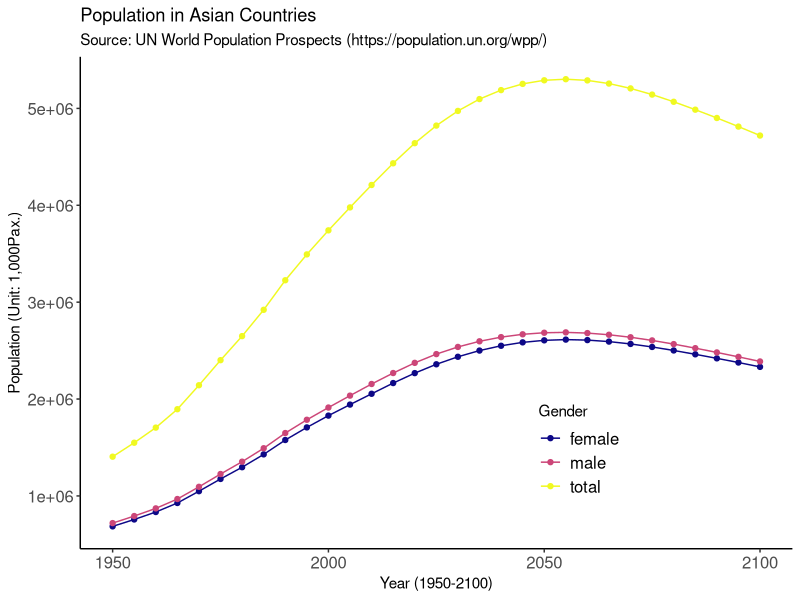

The R source for this figure:
####
# Rであそぼ
# 2021年1月14日　
# 宇都宮　譲（長崎大学経済学部）
#### 

####
# 基本的な使い方
# 1.　コードを書く
# 2.　実行したい部分を、矢印＋Shiftで選択する
# 3.　Ctrl + Enterで実行
#
# 困ったときは
# 1. 関数名に?をつけて実行　例）?ggplot2::ggplot
# 2. Googleなどで調べる
#
# コツ
# 1. コメントを書き込む：メモを書いて、メモ部分を選択してCtrl + shift + c
# 2. なにか書いたらすぐにCtrl+sで上書き保存
####

#### Rコード
# 1. ライブラリ（パッケージ）を読み込む
library(tidyverse)　# tidyなデータ処理や描画に関するライブラリ詰め合わせ
library(lubridate)　# 日付データを手頃にまともに扱えるライブラリ
library(viridis)　# viridisカラーパレットを扱うパッケージ。ユニバーサルデザインに必須。
library(viridisLite)　# 

# 2. データを読み込む
# データは******からダウンロードしてからRstudio cloudにアップロードする
# もしくは直接読み込む
# 読み込むには、readxlパッケージのread_excel()関数を使う。
tp_01 <- 
  readxl::read_excel(
    path = "total_population_01.xlsx",　# ファイルが置いてある場所を指定
    sheet = "Data"　# データがあるMSExcelシート
  )

# 3. データを読み込む
# %>% はパイプと呼ばれる関数。
# 左側にあるオブジェクトを、右側にある関数の第一引数に代入する。
# 都度変数をつくり代入する作業を繰り返さずに済むから便利。
tp_01_tidy <- 
  tp_01 %>% 
  # tidyrパッケージのpivot_longer関数を使う。
  # 官庁統計配布時に使われるMSExcelで使いやすい横長データを、
  # Rで使いやすい縦長データに変換する関数
  tidyr::pivot_longer(
    cols = # 縦長データに変換するデータを選ぶ。変換しないデータは選ばない。
      c(
        "total", 
        "female", 
        "male"
      ),
    names_to = "gender",　#　もともとの変数名（列名）をまとめるときに使う変数名
    values_to = "population"　# もともとの変数名が表現する内容
  ) %>% 
  # dplyr::mutate()関数
  # オブジェクトに変数を加えるとき、あるいは
  # すでにある変数を変換するときに使う
  dplyr::mutate(
    gender = factor(gender),　#　性別を表現する変数を因子型へ変換 
    # lubridateパッケージにあるymd()関数
    # 日付に見える文字列を、日付型データに変換する。
    # 時系列データを取り扱うときはきわめて便利。
    year = lubridate::ymd(
      # baseパッケージにあるpaste()関数。
      # オブジェクトや文字列を連結する関数。
      base::paste(
        year, "-01-01", 
        sep = ""　# 連結する変数相互に空白を開けない
      )
    )
  )

# 4. 折れ線グラフを作図する
# ggplot2::ggplot()関数が大活躍!!
tp_01_lineplot_01 <- 
  tp_01_tidy %>% 
  #グラフエリアを作る
  ggplot(
    aes(
      x = year, 　# x軸にはyearと名付けた変数を使う
      y = population,　# y軸にはpopulationと名付けた変数を使う
      color = gender　# 折れ線グラフ塗り分けにはgenderと名付けた変数を使う
    )
  ) +
  # 折れ線グラフを描く
  geom_line() +
  # データがある各年に点を加える
  geom_point() +
  # 表題と軸ラベル名を設定する
  labs(
    title = "Population in Asian Countries",　# メインタイトル
    subtitle = "Source: UN World Population Prospects (https://population.un.org/wpp/)", 　# サブタイトル
    x = "Year (1950-2100)", 　# x軸名
    y = "Population (Unit: 1,000Pax.)",　# y軸名 
    color = "Gender"　# 凡例名
  ) +
  # scale_color_viridis()関数
  # viridisパッケージを使ってユニバーサルデザインな配色に変える
  scale_color_viridis(
    option = "plasma",　# plasmaと名付けられた配色を使う。他にもさまざまな配色がある
    discrete = TRUE　# 塗り分けに使う変数は離散的であることを宣言する。
  ) +
  # Classicテーマを使う
  theme_classic() +
  # 見た目詳細を変更する
  theme(
    legend.position = c(0.7, 0.2),　# 凡例位置を調整。値はx軸y軸各々について原点からの距離。
    legend.text = element_text(size = 12),　# 
    axis.text = element_text(size = 12)　# 
  )

# 5. グラフを保存する
ggsave(
  "tp_01_lineplot_01.pdf",　# ファイル名
  plot = tp_01_lineplot_01　# 保存するグラフを格納したオブジェクト
  )

#
##
### おしまい ---
